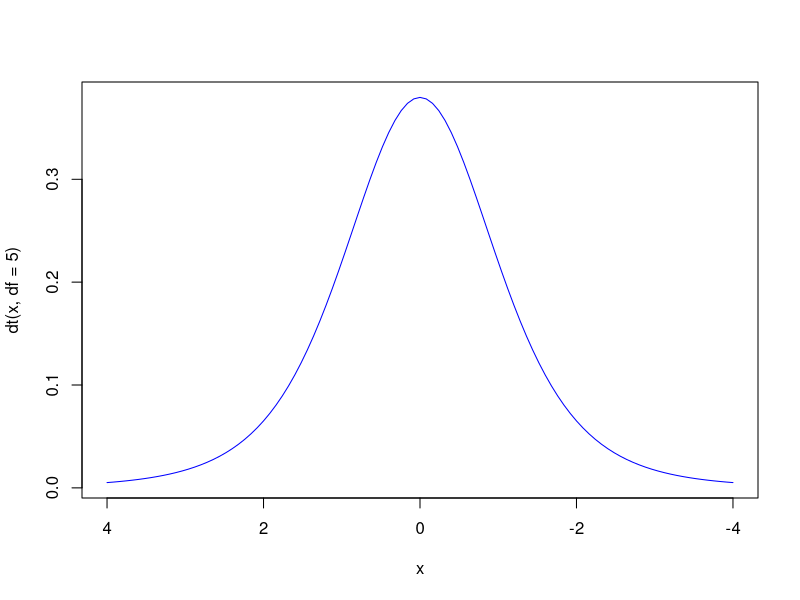
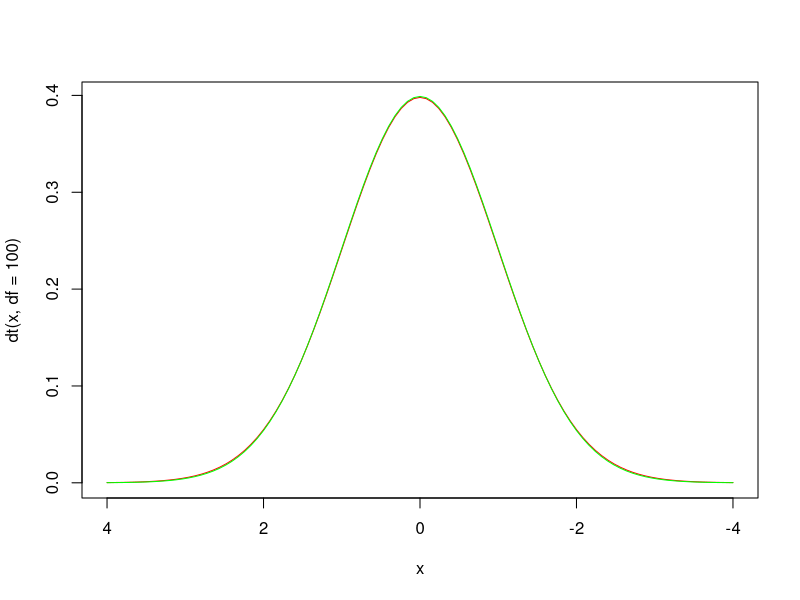
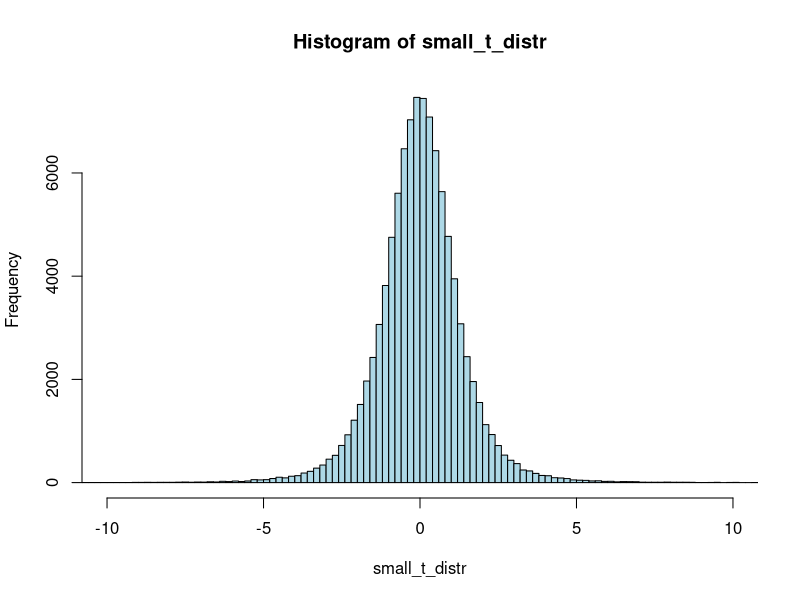
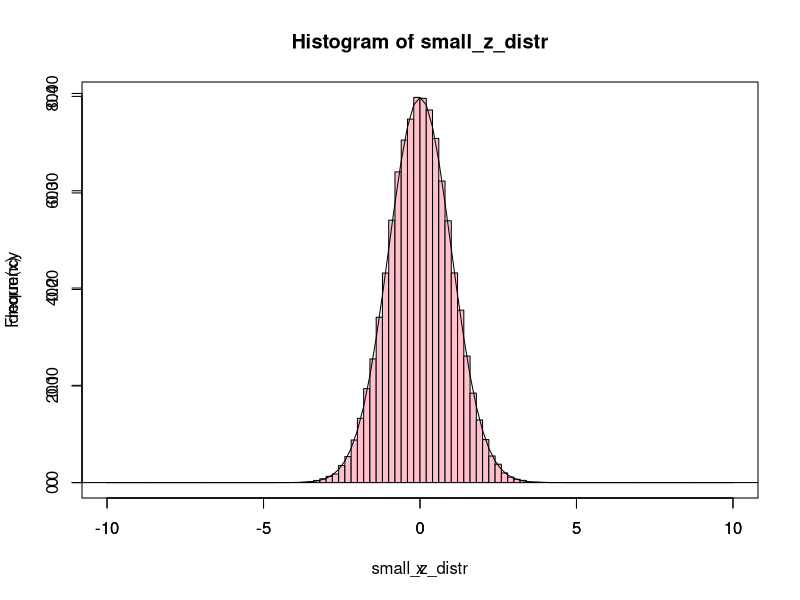
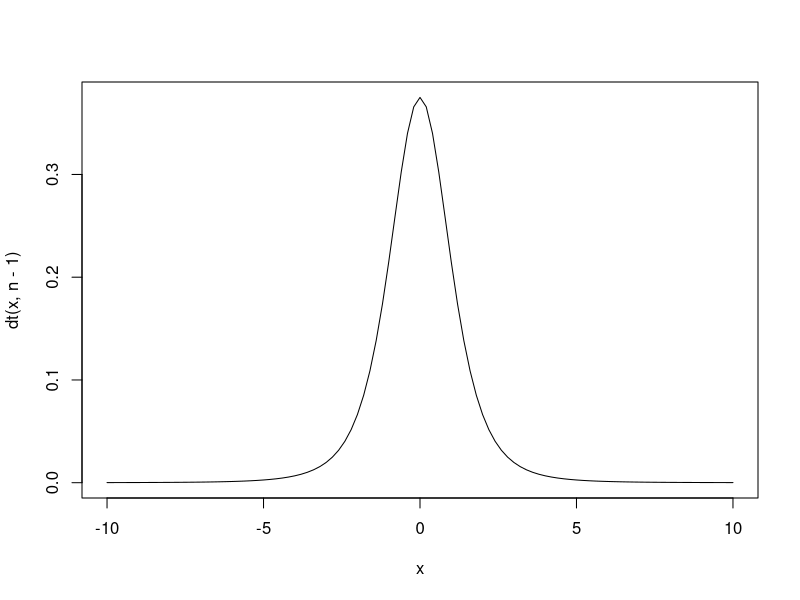
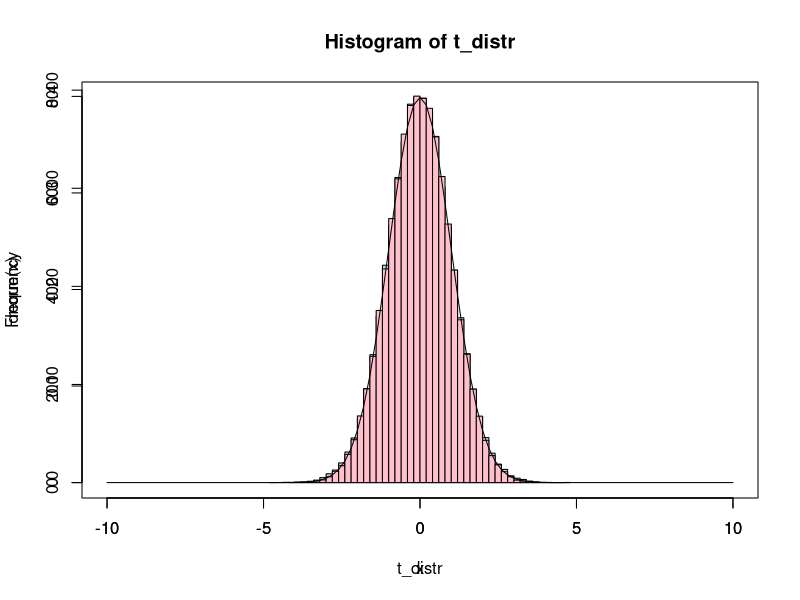
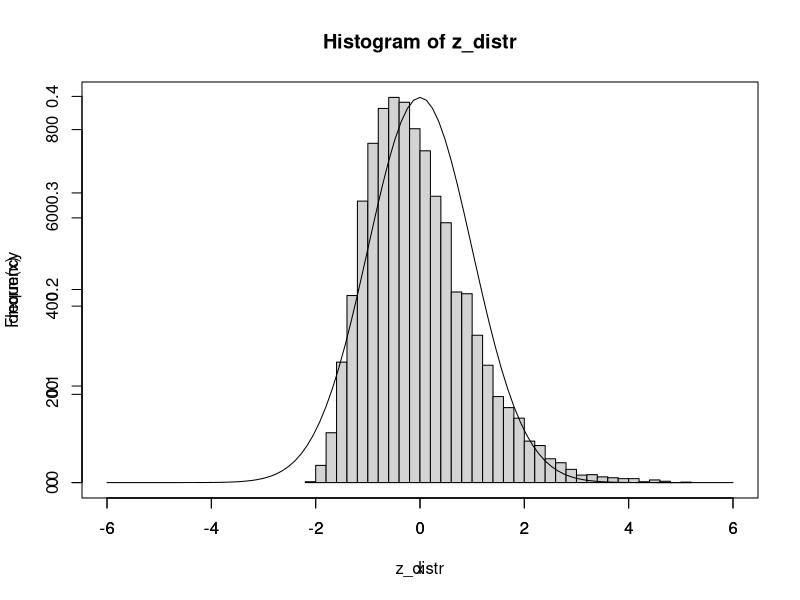
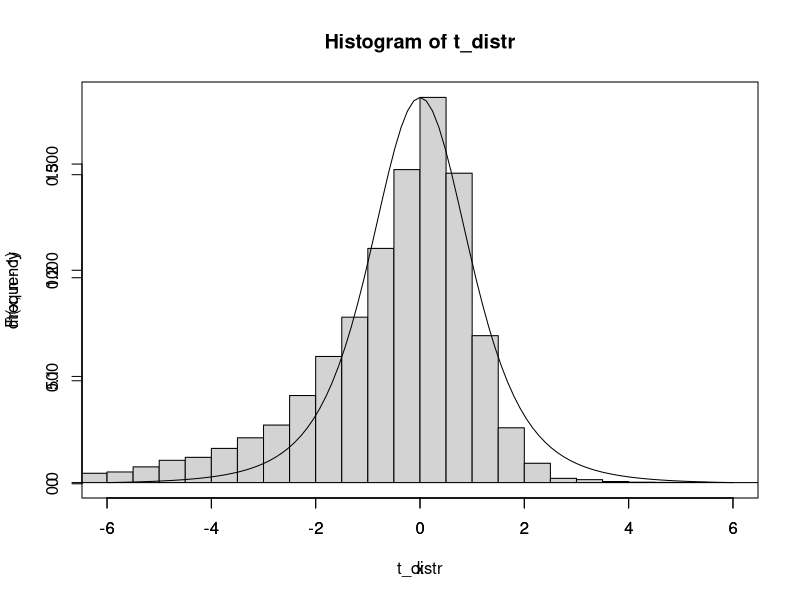

The R source for these figures, in order:
# Plotting t-distributions and standard normal curve
# Investigate CLT n < 30 if underlying distribution is not normal
curve(dt(x, df=5), xlim=c(4,-4), col="blue")
curve(dt(x, df=100), xlim=c(4,-4), col="red")
curve(dnorm(x, mean=0, sd=1), xlim=c(-4,4), col="green", add=T)

t_stat <- function (vector, mu) {
  t_statistic <- (mean(vector) - mu) / (sd(vector)/sqrt(length(vector)))
  if (is.infinite(t_statistic)) {
    return (NaN)
  } else {
    return (t_statistic)
  }
}

z_stat <- function (vector, mu, sd) {
  z_statistic <- (mean(vector) - mu) / (sd/sqrt(length(vector)))
  return (z_statistic)
}

# Sample s.d. is a biased estimator, except when n is large
n <- 10
x <-replicate(100000, rnorm(n,0,3))
s <- apply(x,2,sd)
mean(s)

# Simulation of z-test and t-test
n <- 5
x_small <-replicate(100000, rnorm(n,0,3))
small_t_distr <- apply(x_small,2,t_stat,0)
small_z_distr <- apply(x_small,2,z_stat,0,3)
range(small_z_distr)

hist(small_t_distr, breaks=seq(-30,30,0.2), xlim=c(-10,10), col="lightblue")
hist(small_z_distr, breaks=seq(-30,30,0.2), xlim=c(-10,10), col="pink")
par(new=T)
curve(dnorm, xlim=c(-10,10))
curve(dt(x,n-1), xlim=c(-10,10))

n <- 50
x <-replicate(100000, rnorm(n,0,3))
t_distr <- apply(x,2,t_stat,0)
z_distr <- apply(x,2,z_stat,0,3)

hist(t_distr, breaks=60, xlim=c(-10,10), col="lightblue")
hist(z_distr, breaks=60, xlim=c(-10,10), col="pink", add=T)
par(new=T)
curve(dnorm, xlim=c(-10,10))

# Z-test on exponential distribution
# Assumption of normality required for small n only!!!
# For large n, distribution need not be normal
n <- 5
lambda <- 3
x_exp <-replicate(10000, rexp(n, rate=lambda))

z_distr <- apply(x_exp, 2, z_stat, 1/lambda, sqrt(1/lambda^2))
hist(z_distr, breaks=50, xlim=c(-6,6))
par(new=T)
curve(dnorm, xlim=c(-6,6))

# T-test on exponential distribution
# Assumption of normality more strict!!!
t_distr <- apply(x_exp, 2, t_stat, 1/lambda)
hist(t_distr, breaks=100, xlim=c(-6,6))
par(new=T)
curve(dt(x,n-1), xlim=c(-6,6))

# CLT: Investigation of sampling distribution
n <- 3
lambda <- 3
# Exponential distribution with variance = 1/rate^2
# Investigate CLT Var(x_bar) = var(pop)/n
# True even for exponential!
x_exp <-replicate(10000, rexp(n, rate=lambda))
sample_mean <- apply(x_exp, 2, mean)
hist(sample_mean, breaks=30)
mean(sample_mean)
var(sample_mean)
clt_var <- 1/lambda/n

# CLT: Investigation of sampling distribution
# Investigating sampling distribution when underlying distribution is normal and n is small
# Sampling distribution still normal for small n
n <- 5
x_norm <-replicate(10000, rnorm(n))
sample_mean <- apply(x_norm, 2, mean)

hist(sample_mean, breaks=100, xlim=c(-2,2))
par(new=T)
curve(dnorm(x, 0, sqrt(1/n)), xlim=c(-2,2))

mean(sample_mean)
var(sample_mean)
1/n

x <- rnorm(10000)
A <- exp(x)
plot(density(log(A)),
     xlim = c(0,5))

# P-values of null distribution follow a uniform distribution
null_pvalue <- replicate(100000, t.test(rnorm(50), rnorm(50))$p.value)
hist(null_pvalue)

